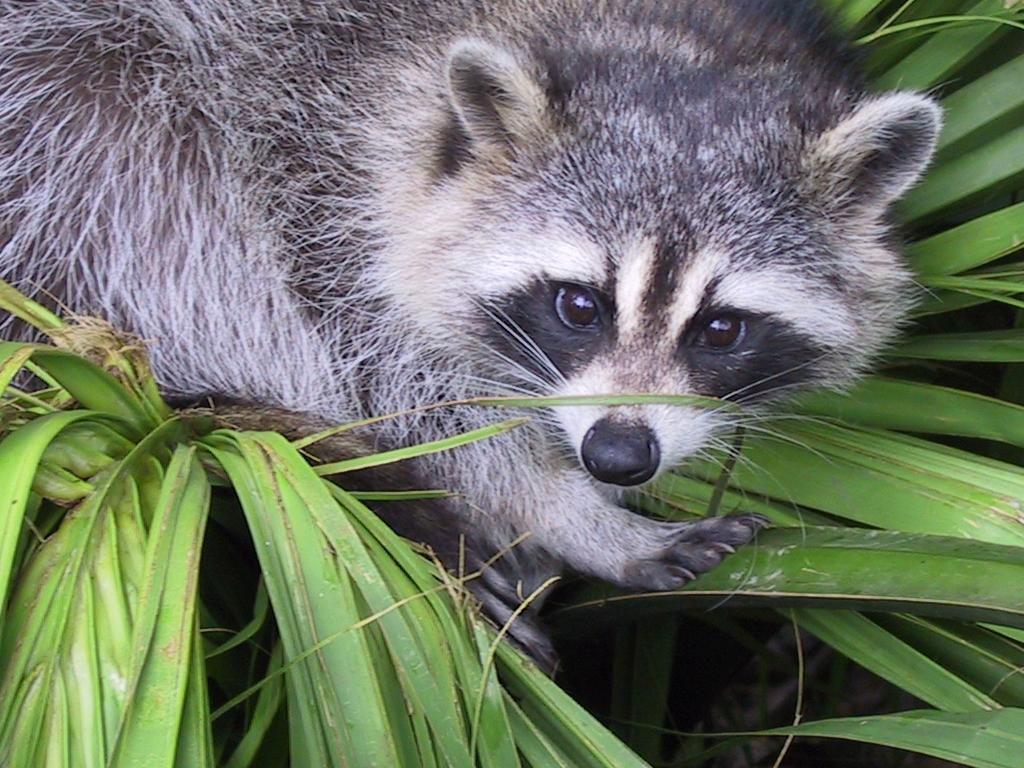
#> input picture Outer/pythonPiscine/01-Array/ex04/animal.jpeg, 1024 x 768 px
$ python rotate.py
#> lines starting #> are read from the running program, lines starting #| are printed output that depends on the picture
### Outer/pythonPiscine/01-Array/ex04/load_image.py
from matplotlib import pyplot as plt
import numpy as np
import sys


def ft_load(path: str) -> np.array:
    """ft_load(path)

    Args:
        path (str): path to image

    Returns:
        np.array: array of image
    """
#> called with path = 'animal.jpeg'
    try:
        if type(path) is not str:
            raise TypeError("path is not a string")
        if path.split(".")[-1] not in ["jpg", "jpeg"]:
            raise Exception("path is not a valid image")
        if plt.imread(path) is None:
            raise Exception("path is not a valid image")
        return np.array(plt.imread(path))
#> returned value is the input picture: shape (768, 1024, 3); mean R, G, B 110.7, 117.7, 102.1
    except Exception as e:
        print("Error:", e, file=sys.stderr)
        return None


# [14 lines left out: function main, not called in this run]


# [2 lines that do not run on import are left out]

### Outer/pythonPiscine/01-Array/ex04/rotate.py
from load_image import ft_load
import numpy as np
from matplotlib import pyplot as plt


def crop(image: np.array) -> np.array:
    """crop(image)

    Args:
        image (np.array): Input image to be cropped.

    Returns:
        np.array: Cropped image with shape (400, 400, 1) or (400, 400).
    """
    height, width = image.shape[:2]
#> height = 768; width = 1024
    x = width // 2 + 150
#> x = 662
    y = height // 2 - 50
#> y = 334

    cropped = image[y - 200 : y + 200, x - 200 : x + 200, :3]
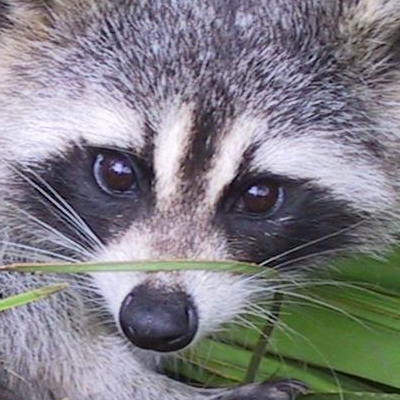
#> cropped: shape (400, 400, 3); mean R, G, B 127.8, 126.4, 132.1
    res = np.mean(cropped, axis=2, keepdims=True).astype(np.uint8)
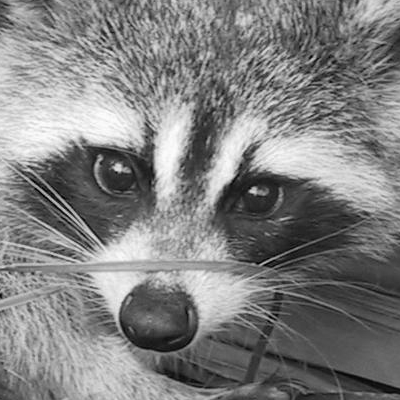
#> res: shape (400, 400, 1); min 0, max 254, mean 128.4
    print(f"The shape of the image is: {res.shape}")
#| The shape of the image is: (400, 400, 1)
    print(res)
#> (printed output is left out)
    return res


def transpose(image: np.array) -> np.array:
    """transpose(image)

    Args:
        image (np.array): Input image to be transposed.

    Returns:
        np.array: Transposed image.
    """
    cols, rows, channels = image.shape
#> cols = 400; rows = 400; channels = 1
    tr = np.empty((rows, cols, channels), dtype=image.dtype)

    for i in range(cols):
        for j in range(rows):
            tr[j][i] = image[i][j]
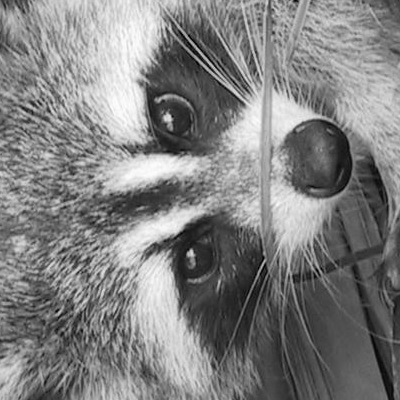
#> tr: shape (400, 400, 1); min 0, max 254, mean 128.4
    print(f"New shape after transpose: {tr.shape[0], tr.shape[1]}")
#| New shape after transpose: (400, 400)
    print(tr[:, :, 0])
#> (printed output is left out)
    return tr


def main():
    """main()

    Main function to execute the image processing pipeline.
    Loads the image, crops, transposes, and displays it.
    """
    try:
        img_file = "animal.jpeg"
        err_msg = "AssertionError: Unable to rotate"
        loaded_image = ft_load(img_file)
        if loaded_image is None:
            raise AssertionError(err_msg)

        crop_img = crop(loaded_image)
        tr = transpose(crop_img)
        plt.imshow(tr[:, :, 0:], cmap="gray")
        plt.show()

    except AssertionError as msg:
        print(msg)


if __name__ == "__main__":
    main()
